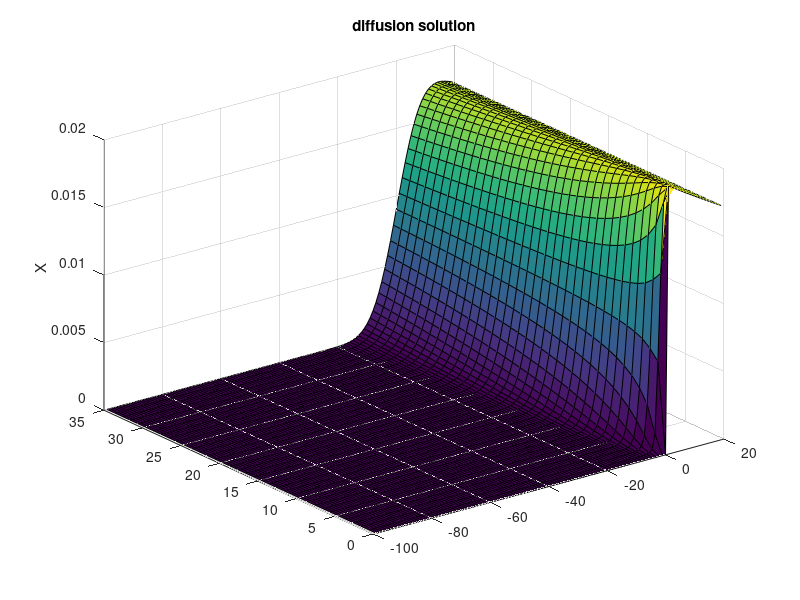
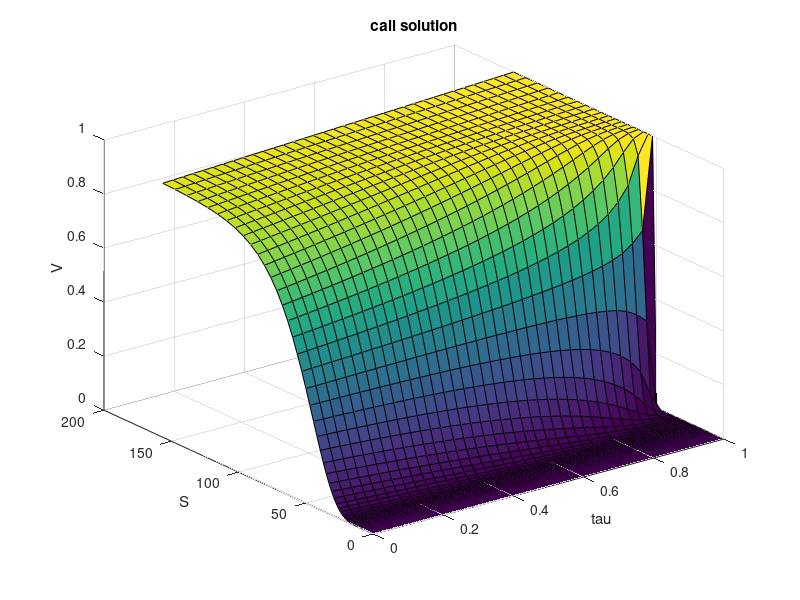
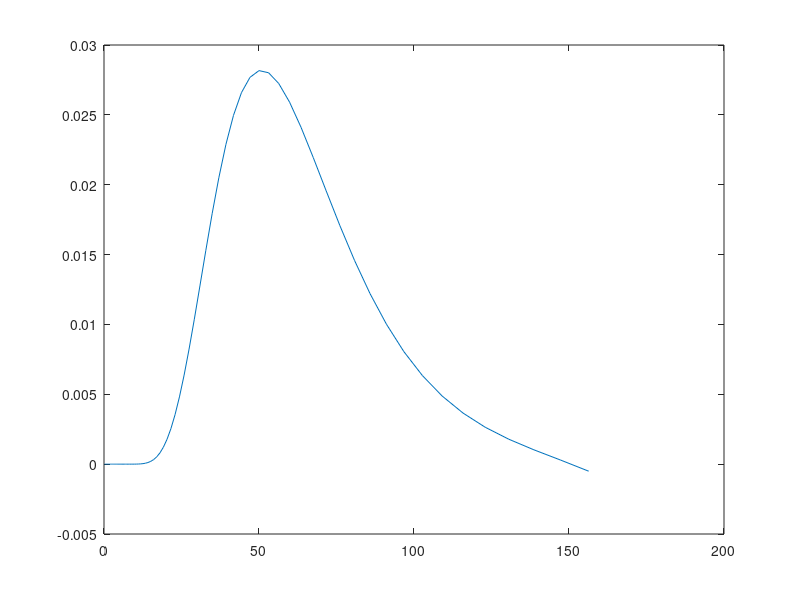

Recreate these plots in MATLAB, in order.
clear 
clc
rng(0) 

sigma = 0.4; 
r = 0.06; 
K = 50; 
T = 1; 

Nminus = -100; 
Nplus = 20; 
M = 35; 
deltax = 0.06; 
deltatau = (T*sigma.^2)/(2*M) ; 
theta = 0.5; 
kappa = deltatau/(deltax.^2);

gamma = 2*r/(sigma.^2); 
beta = -0.25*(gamma + 1).^2; 
alpha = -0.5*(gamma - 1); 


fs = @(x) K.*exp(x); 
ft = @(t) T - 2.*t./(sigma.^2); 
f = @(V,x,t) (V./K).*exp(-alpha.*x - beta.*t); 

VT = @(S) (S > K); 
V0 = @(S,t) 0; 
Vinf = @(S,t) exp(-r.*(T-t)); 

u0 = @(x) f(VT(fs(x)),x,0); 
um = @(x,t) f( V0(fs(x),ft(t)) ,x ,t ); 
up = @(x,t) f( Vinf(fs(x),ft(t)) ,x ,t );

dim = Nplus - Nminus -1; 

C1 = (1 + 2*theta*kappa).*eye(dim,dim) ; 
C2 = diag((-theta*kappa).*ones(1,dim-1),1); 
C3 = diag((-theta*kappa).*ones(1,dim-1),-1);
C = C1 + C2 + C3; 

D1 = (1 - 2*(1-theta)*kappa).*eye(dim,dim) ; 
D2 = diag(((1-theta)*kappa).*ones(1,dim-1),1); 
D3 = diag(((1-theta)*kappa).*ones(1,dim-1),-1);
D = D1 + D2 + D3; 

U = zeros(dim,M+1) ; 
U(:,1) = u0(deltax.*linspace(Nminus+1,Nplus-1,dim)).'; 

B = [um(Nminus*deltax,deltatau*(0:M)); 
    zeros(dim-2,M+1); 
    up(Nplus*deltax,deltatau*(0:M))]; 

for ix = 2:M+1
    bm = B(:,ix-1); 
    bm_plus1 = B(:,ix); 
    U(:,ix) = C\(D*U(:,ix-1) + kappa*((1-theta)*bm + theta*bm_plus1));   
end 
% You include intial conditions but you exclude boundary conditions 
t = linspace(0,M,M+1); 
x = linspace(Nminus+1,Nplus-1,dim); 
[Tt,X] = meshgrid(t,x) ; 
figure()
surf(X,Tt,U)
zlabel('X')
title('diffusion solution') 

Sn = fs(x.*deltax); 
tm = ft(t.*deltatau); 
[M,N ]= meshgrid(tm,Sn) ; 

V = K.*exp(alpha.*X*deltax + beta.*Tt.*deltatau).*U ; 
figure()
surf(M,N,V)
xlabel('tau')
ylabel('S')
zlabel('V')

title('call solution')


S = Sn; 
d = (log(S/K) + (r - 0.5.*sigma.^2).*T)./(sigma.*sqrt(T)); 
exact = exp(-r*T)*normcdf(d); 

diffusion = (V(:,end)).'; 
error = exact - diffusion ; 
figure()
plot(S,error) 